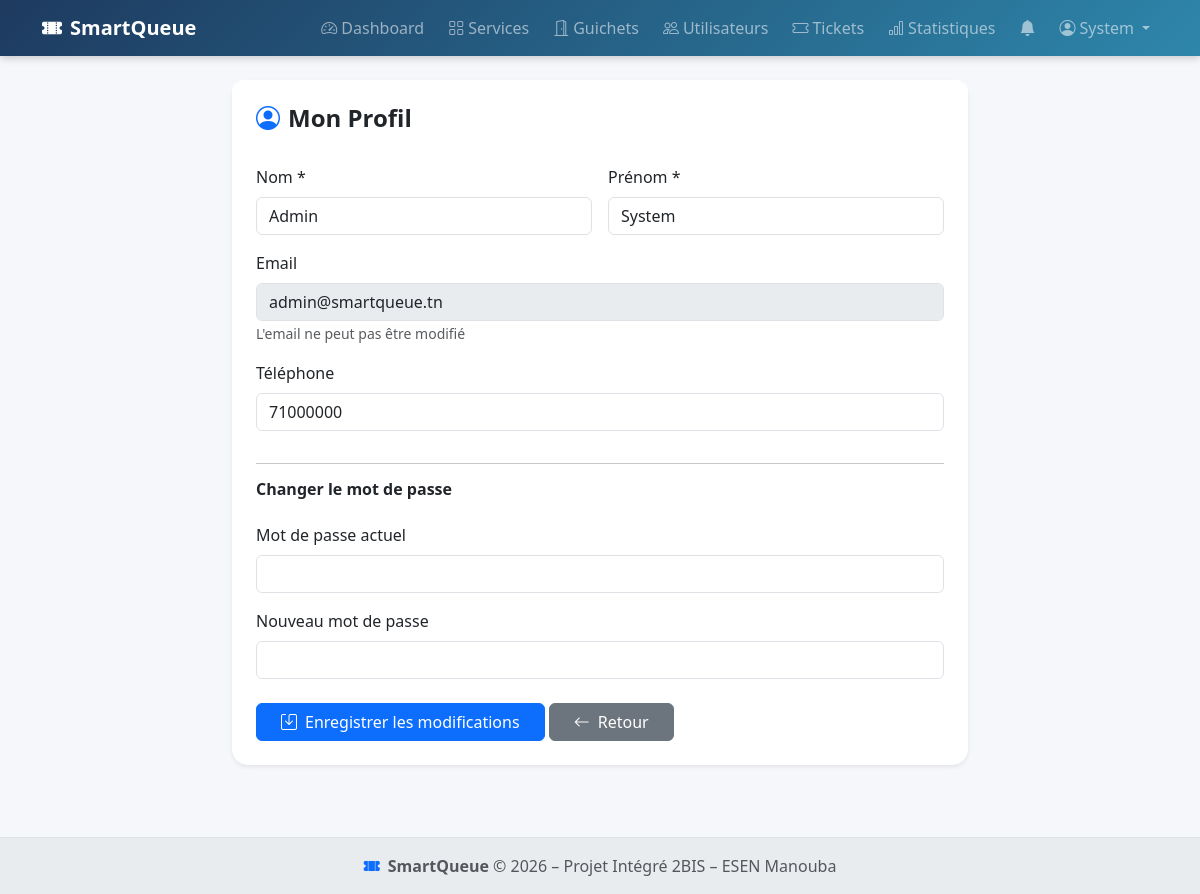
Screenshot of /auth/profile.php (signed in) with the database file from the repository.
### tables this page shows
CREATE TABLE `utilisateurs` (
  `id`         INT AUTO_INCREMENT PRIMARY KEY,
  `nom`        VARCHAR(100) NOT NULL,
  `prenom`     VARCHAR(100) NOT NULL,
  `email`      VARCHAR(150) NOT NULL UNIQUE,
  `telephone`  VARCHAR(20)  DEFAULT NULL,
  `mot_de_passe` VARCHAR(255) NOT NULL,
  `role`       ENUM('citoyen','agent','admin') NOT NULL DEFAULT 'citoyen',
  `created_at` DATETIME DEFAULT CURRENT_TIMESTAMP
);

### config/session.php (called while the page is built, shortened)
<?php
function isLoggedIn(): bool {
    return isset($_SESSION['user_id']);
}
function currentUser(): array {
    return [
        'id'    => $_SESSION['user_id']    ?? null,
        'nom'   => $_SESSION['user_nom']   ?? '',
        'prenom'=> $_SESSION['user_prenom']?? '',
        'role'  => $_SESSION['user_role']  ?? '',
        'email' => $_SESSION['user_email'] ?? '',
    ];
}
?>

### auth/profile.php (the view, shortened to what this page needs)
<?php
require_once '../config/session.php';
require_once '../config/connexion.php';
$user = currentUser();
$stmt = $conn->prepare("SELECT * FROM utilisateurs WHERE id = ?");
$stmt->execute([$user['id']]);
$userData = $stmt->fetch();
?>
<?php include '../layout/header.php'; ?>
<div class="container">
    <div class="row justify-content-center">
        <div class="col-md-8">
            <div class="card shadow-sm border-0 rounded-4">
                <div class="card-header bg-white border-0 pt-4 px-4">
                    <h4 class="fw-bold mb-0">
                        <i class="bi bi-person-circle text-primary me-2"></i>Mon Profil
                    </h4>
                </div>
                <div class="card-body p-4">
                    <form method="POST" class="sq-validate">
                        <div class="row g-3">
                            <div class="col-md-6">
                                <label for="nom" class="form-label">Nom *</label>
                                <input type="text" class="form-control" id="nom" name="nom"
                                       value="<?= htmlspecialchars($userData['nom']) ?>" required>
                            </div>
                            <div class="col-md-6">
                                <label for="prenom" class="form-label">Prénom *</label>
                                <input type="text" class="form-control" id="prenom" name="prenom"
                                       value="<?= htmlspecialchars($userData['prenom']) ?>" required>
                            </div>
                            <div class="col-12">
                                <label for="email" class="form-label">Email</label>
                                <input type="email" class="form-control" id="email"
                                       value="<?= htmlspecialchars($userData['email']) ?>" disabled>
                                <small class="text-muted">L'email ne peut pas être modifié</small>
                            </div>
                            <div class="col-12">
                                <label for="telephone" class="form-label">Téléphone</label>
                                <input type="tel" class="form-control" id="telephone" name="telephone"
                                       value="<?= htmlspecialchars($userData['telephone']) ?>">
                            </div>
                            <div class="col-12">
                                <hr class="my-3">
                                <h6 class="fw-bold">Changer le mot de passe</h6>
                            </div>
                            <div class="col-12">
                                <label for="current_password" class="form-label">Mot de passe actuel</label>
                                <input type="password" class="form-control" id="current_password" name="current_password">
                            </div>
                            <div class="col-12">
                                <label for="new_password" class="form-label">Nouveau mot de passe</label>
                                <input type="password" class="form-control" id="new_password" name="new_password" minlength="6">
                            </div>
                        </div>
                        <div class="mt-4">
                            <button type="submit" class="btn btn-primary px-4">
                                <i class="bi bi-save me-2"></i>Enregistrer les modifications
                            </button>
                            <a href="<?= $user['role'] === 'admin' ? '/smartqueue/admin/dashboard.php' : ($user['role'] === 'agent' ? '/smartqueue/guichet/dashboard.php' : '/smartqueue/citoyen/dashboard.php') ?>"
                               class="btn btn-secondary px-4">
                                <i class="bi bi-arrow-left me-2"></i>Retour
                            </a>
                        </div>
                    </form>
                </div>
            </div>
        </div>
    </div>
</div>
<?php include '../layout/footer.php'; ?>

### layout/header.php (shortened to what this page needs)
<!doctype html>
<html lang="fr">
<head>
  <link href="https://cdn.jsdelivr.net/npm/bootstrap@5.3.3/dist/css/bootstrap.min.css" rel="stylesheet">
  <link href="https://cdn.jsdelivr.net/npm/bootstrap-icons@1.11.3/font/bootstrap-icons.min.css" rel="stylesheet">
  <link rel="stylesheet" href="/smartqueue/styles/style.css">
</head>
<body>
<?php
require_once __DIR__ . '/../config/session.php';
$user = currentUser();
$role = $user['role'] ?? '';
$dashLink = '/smartqueue/index.php';
if ($role === 'admin')   $dashLink = '/smartqueue/admin/dashboard.php';
?>
<nav class="navbar navbar-expand-lg navbar-dark sq-navbar sticky-top">
  <div class="container">
    <a class="navbar-brand fw-bold" href="<?= $dashLink ?>">
      <i class="bi bi-ticket-perforated-fill me-2"></i>SmartQueue
    </a>
    <div class="collapse navbar-collapse" id="navMain">
      <ul class="navbar-nav ms-auto align-items-center gap-2">
        <?php if (!isLoggedIn()): ?>
          <li class="nav-item">
            <a class="nav-link" href="/smartqueue/index.php">
              <i class="bi bi-house me-1"></i>Accueil
            </a>
          </li>
          <li class="nav-item">
            <a class="btn btn-outline-light btn-sm" href="/smartqueue/auth/login.php">
              <i class="bi bi-box-arrow-in-right me-1"></i>Connexion
            </a>
          </li>
          <li class="nav-item">
            <a class="btn btn-light btn-sm text-primary" href="/smartqueue/auth/register.php">
              <i class="bi bi-person-plus me-1"></i>Inscription
            </a>
          </li>
        <?php elseif ($role === 'admin'): ?>
          <li class="nav-item">
            <a class="nav-link" href="/smartqueue/admin/dashboard.php"
               data-bs-toggle="tooltip" title="Tableau de bord">
              <i class="bi bi-speedometer2 me-1"></i>Dashboard
            </a>
          </li>
          <li class="nav-item">
            <a class="nav-link" href="/smartqueue/admin/services.php">
              <i class="bi bi-grid me-1"></i>Services
            </a>
          </li>
          <li class="nav-item">
            <a class="nav-link" href="/smartqueue/admin/guichets.php">
              <i class="bi bi-door-open me-1"></i>Guichets
            </a>
          </li>
          <li class="nav-item">
            <a class="nav-link" href="/smartqueue/admin/utilisateurs.php">
              <i class="bi bi-people me-1"></i>Utilisateurs
            </a>
          </li>
          <li class="nav-item">
            <a class="nav-link" href="/smartqueue/admin/tickets.php">
              <i class="bi bi-ticket me-1"></i>Tickets
            </a>
          </li>
          <li class="nav-item">
            <a class="nav-link" href="/smartqueue/admin/stats.php">
              <i class="bi bi-bar-chart me-1"></i>Statistiques
            </a>
          </li>
        <?php endif; ?>
        <?php if (isLoggedIn()): ?>
          <li class="nav-item">
            <a class="nav-link position-relative" href="/smartqueue/notifications.php"
               data-bs-toggle="tooltip" title="Notifications">
              <i class="bi bi-bell-fill"></i>
            </a>
          </li>
          <li class="nav-item dropdown">
            <a class="nav-link dropdown-toggle d-flex align-items-center gap-1"
               href="#" data-bs-toggle="dropdown">
              <i class="bi bi-person-circle"></i>
              <?= htmlspecialchars($user['prenom']) ?>
            </a>
          </li>
        <?php endif; ?>
      </ul>
    </div>
  </div>
</nav>
<main class="py-4">

### style.css (style rules this page uses)
:root { --sq-primary: #1E3A5F; --sq-accent: #2E86AB; --sq-light: #E8F4F8; --sq-success: #198754; --sq-warning: #ffc107; --sq-danger: #dc3545; --sq-transition: .3s ease; }
body { background-color: #f5f7fa; font-family: 'Segoe UI', system-ui, sans-serif; min-height: 100vh; display: flex; flex-direction: column; }
main { flex: 1; }
.sq-navbar { background: linear-gradient(135deg, var(--sq-primary) 0%, var(--sq-accent) 100%); box-shadow: 0 2px 8px rgba(0,0,0,.2); }
.card { border: none; box-shadow: 0 2px 8px rgba(0,0,0,.08); border-radius: .75rem; transition: box-shadow var(--sq-transition), transform var(--sq-transition); }
.card-header { border-radius: .75rem .75rem 0 0 !important; font-weight: 600; }

### rows the page displays
utilisateurs: prenom "System", nom "Admin", email "admin@smartqueue.tn", telephone "71000000"
